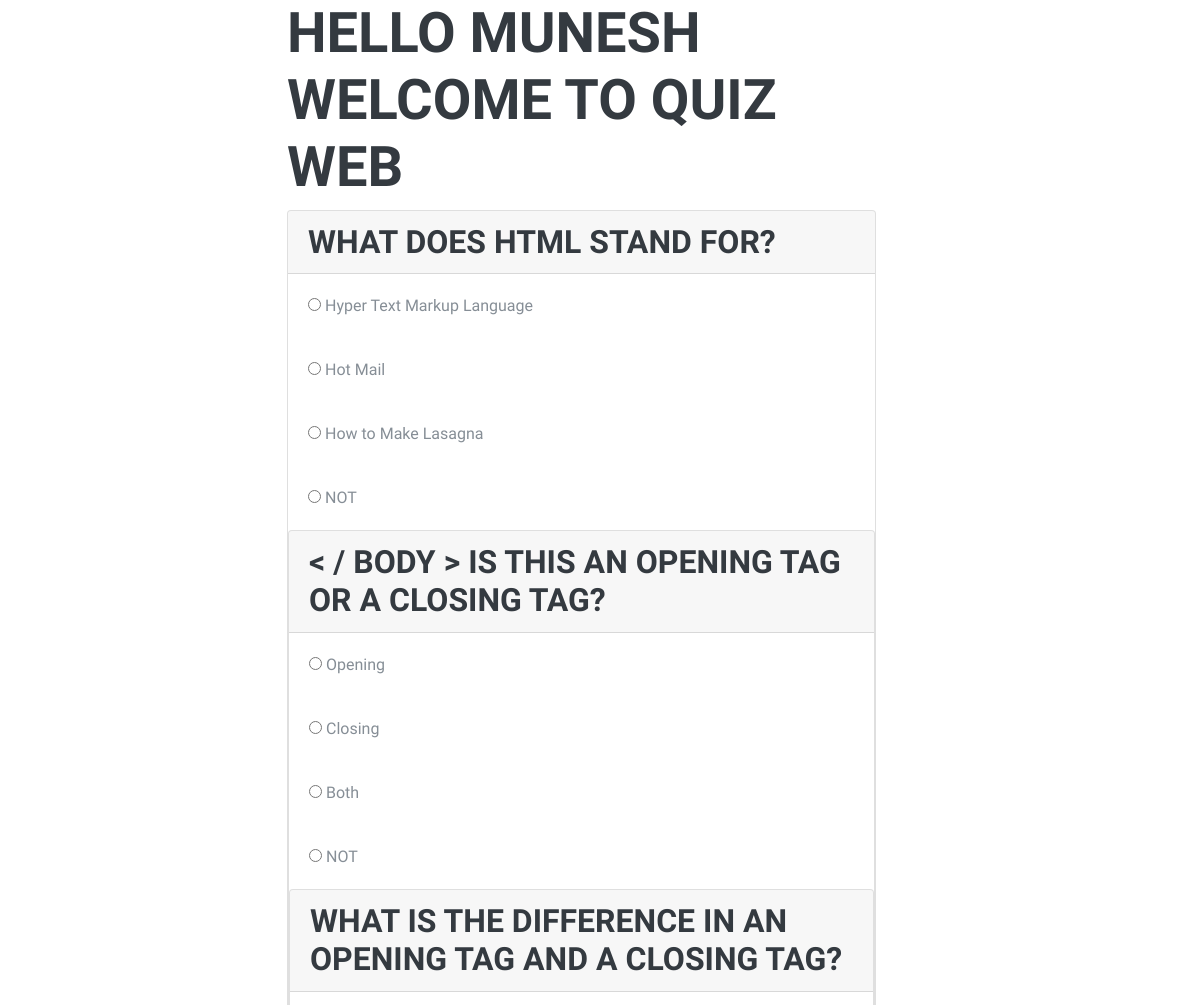
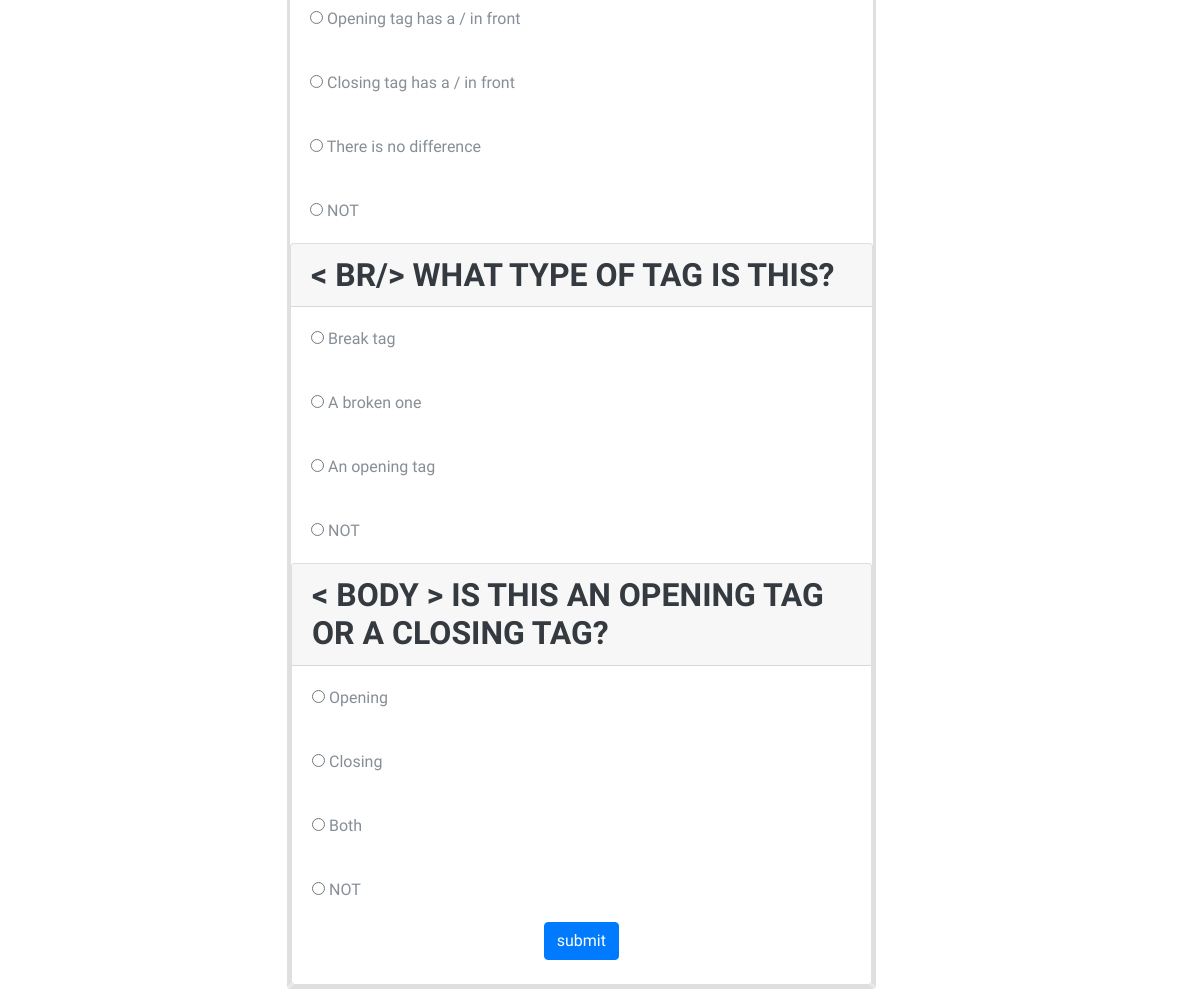
/quiz.php (signed in), run on the app's committed database (2 pictures, top to bottom).
### tables this page shows
CREATE TABLE `questions` (
  `qid` int(250) NOT NULL,
  `question` varchar(250) NOT NULL,
  `ans_id` int(250) NOT NULL
);

CREATE TABLE `answers` (
  `aid` int(250) NOT NULL,
  `answer` varchar(250) NOT NULL,
  `ans_id` int(250) NOT NULL
);

### quiz.php (the view, shortened to what this page needs)
<?php
include 'db.php';
?>
<html>
<head>
  <link href="vendor/bootstrap/css/bootstrap.min.css" rel="stylesheet">
  <link href="vendor/fontawesome-free/css/all.min.css" rel="stylesheet">
 <link href="css/resume.min.css" rel="stylesheet">
</head>
<body>
<div class="container-fluid m-auto d-block  ">
<div class="row">
<div class="col-md-8 ">
<?php
if (isset($_SESSION['uid'])){?>
  <h2> <?php echo "Hello"." ".$_SESSION['uname']." "."Welcome To Quiz Web";?></h2>
  <?php
}
else{
    echo "<script>location.assign('index.php')</script>";
}
?>
<form action="check.php" method="post">
<?php
for($i=1; $i<6; $i++){
$sq="select * from questions where qid=$i";
$query=mysqli_query($con,$sq);
while ($rows = mysqli_fetch_array($query) ) {
?>
<div class="card">
	<h3 class="card-header"> <?php echo  $rows['question']; ?></h3>
<?php
$sq="select * from answers where ans_id=$i";
$query=mysqli_query($con,$sq);
while ($rows = mysqli_fetch_array($query) ) {
?>
<div class="card-body">
<input type="radio" name="quizcheck[<?php echo $rows['ans_id'] ?>]" value="<?php echo $rows['aid']; ?>">
<?php echo $rows['answer']; ?>
 </div>
<?php
}
}
}
?>
<input type="submit" name="submit" value="submit" class="btn btn-primary m-auto d-block"><br>
</form>
</div>
</div>
</div>
</body>
</html>

### data on the page
questions: question "WHAT DOES HTML STAND FOR?"
answers: answer "Hyper Text Markup Language"
answers: answer "Hot Mail"
answers: answer "How to Make Lasagna"
answers: answer "NOT"
questions: question "< / BODY > IS THIS AN OPENING TAG OR A CLOSING TAG?"
answers: answer "Opening"
answers: answer "Closing"
answers: answer "Both"
answers: answer "NOT"
questions: question "WHAT IS THE DIFFERENCE IN AN OPENING TAG AND A CLOSING TAG?"
answers: answer "Opening tag has a / in front"
answers: answer "Closing tag has a / in front"
answers: answer "There is no difference"
answers: answer "NOT"
questions: question "< BR/> WHAT TYPE OF TAG IS THIS?"
answers: answer "Break tag"
answers: answer "A broken one"
answers: answer "An opening tag"
answers: answer "NOT"
questions: question "< BODY > IS THIS AN OPENING TAG OR A CLOSING TAG?"
answers: answer "Opening"
answers: answer "Closing"
answers: answer "Both"
answers: answer "NOT"

### other printed values
$_SESSION['uname'] "MUNESH"
